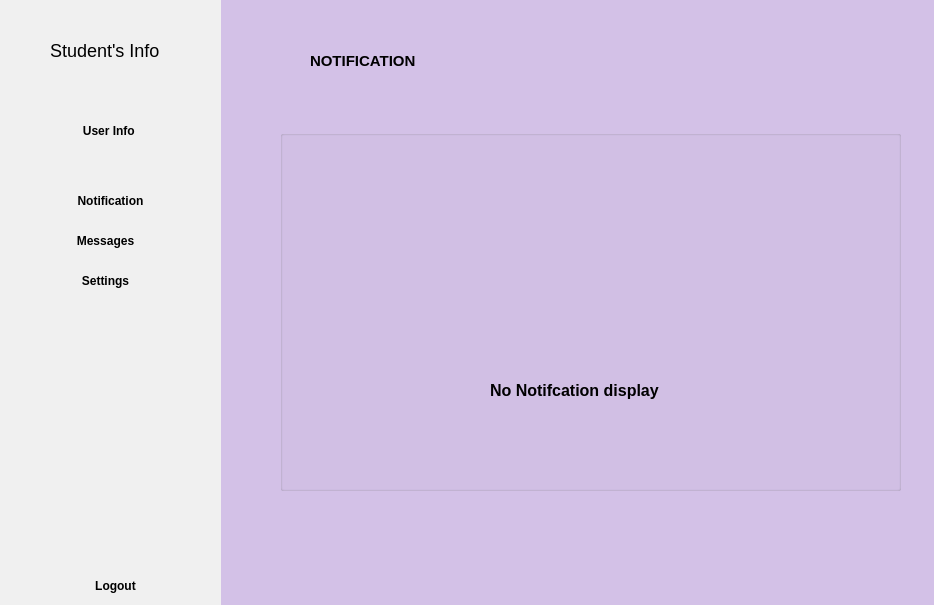
<?xml version="1.0" encoding="UTF-8"?>
<ui version="4.0">
 <class>Dialog</class>
 <widget class="QDialog" name="Dialog">
  <property name="geometry">
   <rect>
    <x>0</x>
    <y>0</y>
    <width>934</width>
    <height>605</height>
   </rect>
  </property>
  <property name="windowTitle">
   <string>Dialog</string>
  </property>
  <property name="styleSheet">
   <string notr="true">background-color: rgb(211, 193, 231);</string>
  </property>
  <widget class="QGroupBox" name="buttons_sidegroup">
   <property name="geometry">
    <rect>
     <x>0</x>
     <y>0</y>
     <width>221</width>
     <height>611</height>
    </rect>
   </property>
   <property name="styleSheet">
    <string notr="true">QGroupBox{
border: 0px;
	background-color: rgb(240, 240, 240);
}
QPushButton {
 
	color: black;
		background-color: rgb(240, 240, 240);
	
border: 0px solid;
border-radius : 2px;

}

QPushButton:hover {
	
	background-color: rgb(66, 24, 90);
	
	color:white;
}
</string>
   </property>
   <property name="title">
    <string/>
   </property>
   <widget class="QPushButton" name="upcoming_buttn">
    <property name="geometry">
     <rect>
      <x>-10</x>
      <y>90</y>
      <width>231</width>
      <height>81</height>
     </rect>
    </property>
    <property name="font">
     <font>
      <weight>75</weight>
      <italic>false</italic>
      <bold>true</bold>
     </font>
    </property>
    <property name="styleSheet">
     <string notr="true"/>
    </property>
    <property name="text">
     <string>  User Info</string>
    </property>
    <property name="icon">
     <iconset>
      <normaloff>photos/16671574911586787867.svg</normaloff>photos/16671574911586787867.svg</iconset>
    </property>
    <property name="iconSize">
     <size>
      <width>28</width>
      <height>50</height>
     </size>
    </property>
   </widget>
   <widget class="QPushButton" name="settings_buttn">
    <property name="geometry">
     <rect>
      <x>-10</x>
      <y>260</y>
      <width>231</width>
      <height>41</height>
     </rect>
    </property>
    <property name="font">
     <font>
      <weight>75</weight>
      <italic>false</italic>
      <bold>true</bold>
     </font>
    </property>
    <property name="layoutDirection">
     <enum>Qt::LeftToRight</enum>
    </property>
    <property name="styleSheet">
     <string notr="true"/>
    </property>
    <property name="text">
     <string>Settings</string>
    </property>
    <property name="icon">
     <iconset>
      <normaloff>photos/16945449851552644365.svg</normaloff>photos/16945449851552644365.svg</iconset>
    </property>
    <property name="iconSize">
     <size>
      <width>28</width>
      <height>50</height>
     </size>
    </property>
   </widget>
   <widget class="QPushButton" name="logout_buttn">
    <property name="geometry">
     <rect>
      <x>0</x>
      <y>560</y>
      <width>221</width>
      <height>51</height>
     </rect>
    </property>
    <property name="font">
     <font>
      <weight>75</weight>
      <italic>false</italic>
      <bold>true</bold>
     </font>
    </property>
    <property name="styleSheet">
     <string notr="true"/>
    </property>
    <property name="text">
     <string>   Logout</string>
    </property>
    <property name="icon">
     <iconset>
      <normaloff>photos/logout.svg</normaloff>photos/logout.svg</iconset>
    </property>
   </widget>
   <widget class="QPushButton" name="notification_buttn">
    <property name="geometry">
     <rect>
      <x>0</x>
      <y>180</y>
      <width>221</width>
      <height>41</height>
     </rect>
    </property>
    <property name="font">
     <font>
      <weight>75</weight>
      <italic>false</italic>
      <bold>true</bold>
     </font>
    </property>
    <property name="styleSheet">
     <string notr="true"/>
    </property>
    <property name="text">
     <string>Notification</string>
    </property>
    <property name="icon">
     <iconset>
      <normaloff>photos/13252117381571183079.svg</normaloff>photos/13252117381571183079.svg</iconset>
    </property>
    <property name="iconSize">
     <size>
      <width>30</width>
      <height>50</height>
     </size>
    </property>
   </widget>
   <widget class="QLabel" name="label">
    <property name="geometry">
     <rect>
      <x>50</x>
      <y>40</y>
      <width>121</width>
      <height>21</height>
     </rect>
    </property>
    <property name="styleSheet">
     <string notr="true">background-color: rgba(0,0,0,0%);
font: 18px;</string>
    </property>
    <property name="text">
     <string>Student's Info</string>
    </property>
   </widget>
   <widget class="QPushButton" name="settings_buttn_2">
    <property name="geometry">
     <rect>
      <x>-10</x>
      <y>220</y>
      <width>231</width>
      <height>41</height>
     </rect>
    </property>
    <property name="font">
     <font>
      <weight>75</weight>
      <italic>false</italic>
      <bold>true</bold>
     </font>
    </property>
    <property name="layoutDirection">
     <enum>Qt::LeftToRight</enum>
    </property>
    <property name="styleSheet">
     <string notr="true"/>
    </property>
    <property name="text">
     <string>Messages</string>
    </property>
    <property name="icon">
     <iconset>
      <normaloff>photos/1915618441595156106.svg</normaloff>photos/1915618441595156106.svg</iconset>
    </property>
    <property name="iconSize">
     <size>
      <width>28</width>
      <height>50</height>
     </size>
    </property>
   </widget>
  </widget>
  <widget class="QStackedWidget" name="stackedWidget">
   <property name="geometry">
    <rect>
     <x>230</x>
     <y>0</y>
     <width>711</width>
     <height>581</height>
    </rect>
   </property>
   <property name="styleSheet">
    <string notr="true">QPushButton {
 
	color: rgb(255, 255, 255);
	background-color: rgb(249, 168, 38);
border: 0px solid;
border-radius: 12px;
font: bold 14px;
}

QPushButton:hover {
	
	background-color: rgb(255, 215, 157);
	color: rgb(0, 0, 0);
}

QLineEdit {

border:0px solid rgb(37,45,56);
	background-color: rgb(240, 240, 240);
border-radius: bold 15px;
	color: rgb(0, 0, 0);
padding-left: 20px;
padding-right: 20px;
}

QLineEdit:hover {
border: 2px solid white;
}
</string>
   </property>
   <property name="currentIndex">
    <number>1</number>
   </property>
   <widget class="QWidget" name="UserInfo">
    <widget class="QLineEdit" name="name_edit">
     <property name="geometry">
      <rect>
       <x>110</x>
       <y>180</y>
       <width>201</width>
       <height>41</height>
      </rect>
     </property>
     <property name="styleSheet">
      <string notr="true"/>
     </property>
     <property name="text">
      <string/>
     </property>
     <property name="echoMode">
      <enum>QLineEdit::Normal</enum>
     </property>
     <property name="placeholderText">
      <string>Enter your name</string>
     </property>
    </widget>
    <widget class="QLabel" name="label_6">
     <property name="geometry">
      <rect>
       <x>110</x>
       <y>150</y>
       <width>91</width>
       <height>21</height>
      </rect>
     </property>
     <property name="font">
      <font>
       <family>Nirmala UI</family>
       <pointsize>10</pointsize>
       <weight>75</weight>
       <bold>true</bold>
      </font>
     </property>
     <property name="styleSheet">
      <string notr="true">color: rgb(94, 34, 127);
background-color: rgba(0,0,0,0%);</string>
     </property>
     <property name="text">
      <string>Fullname</string>
     </property>
    </widget>
    <widget class="QLineEdit" name="userID_edit">
     <property name="geometry">
      <rect>
       <x>350</x>
       <y>180</y>
       <width>201</width>
       <height>41</height>
      </rect>
     </property>
     <property name="styleSheet">
      <string notr="true"/>
     </property>
     <property name="text">
      <string/>
     </property>
     <property name="echoMode">
      <enum>QLineEdit::Normal</enum>
     </property>
     <property name="placeholderText">
      <string>Enter your ID</string>
     </property>
    </widget>
    <widget class="QLineEdit" name="email_edit">
     <property name="geometry">
      <rect>
       <x>110</x>
       <y>260</y>
       <width>201</width>
       <height>41</height>
      </rect>
     </property>
     <property name="styleSheet">
      <string notr="true"/>
     </property>
     <property name="text">
      <string/>
     </property>
     <property name="echoMode">
      <enum>QLineEdit::Normal</enum>
     </property>
     <property name="placeholderText">
      <string>example@gmail.com</string>
     </property>
    </widget>
    <widget class="QLabel" name="label_7">
     <property name="geometry">
      <rect>
       <x>110</x>
       <y>230</y>
       <width>121</width>
       <height>21</height>
      </rect>
     </property>
     <property name="font">
      <font>
       <family>Nirmala UI</family>
       <pointsize>10</pointsize>
       <weight>75</weight>
       <bold>true</bold>
      </font>
     </property>
     <property name="styleSheet">
      <string notr="true">color: rgb(94, 34, 127);
background-color: rgba(0,0,0,0%);</string>
     </property>
     <property name="text">
      <string>Email Address</string>
     </property>
    </widget>
    <widget class="QLabel" name="label_8">
     <property name="geometry">
      <rect>
       <x>360</x>
       <y>150</y>
       <width>81</width>
       <height>21</height>
      </rect>
     </property>
     <property name="font">
      <font>
       <family>Nirmala UI</family>
       <pointsize>10</pointsize>
       <weight>75</weight>
       <bold>true</bold>
      </font>
     </property>
     <property name="styleSheet">
      <string notr="true">color: rgb(94, 34, 127);
background-color: rgba(0,0,0,0%);</string>
     </property>
     <property name="text">
      <string>School ID</string>
     </property>
    </widget>
    <widget class="QLineEdit" name="phonenum_edit">
     <property name="geometry">
      <rect>
       <x>350</x>
       <y>360</y>
       <width>201</width>
       <height>41</height>
      </rect>
     </property>
     <property name="styleSheet">
      <string notr="true"/>
     </property>
     <property name="text">
      <string/>
     </property>
     <property name="echoMode">
      <enum>QLineEdit::Normal</enum>
     </property>
     <property name="placeholderText">
      <string>Enter your number</string>
     </property>
    </widget>
    <widget class="QLabel" name="label_9">
     <property name="geometry">
      <rect>
       <x>360</x>
       <y>230</y>
       <width>121</width>
       <height>21</height>
      </rect>
     </property>
     <property name="font">
      <font>
       <family>Nirmala UI</family>
       <pointsize>10</pointsize>
       <weight>75</weight>
       <bold>true</bold>
      </font>
     </property>
     <property name="styleSheet">
      <string notr="true">color: rgb(94, 34, 127);
background-color: rgba(0,0,0,0%);</string>
     </property>
     <property name="text">
      <string>Username</string>
     </property>
    </widget>
    <widget class="QLabel" name="label_10">
     <property name="geometry">
      <rect>
       <x>110</x>
       <y>330</y>
       <width>121</width>
       <height>21</height>
      </rect>
     </property>
     <property name="font">
      <font>
       <family>Nirmala UI</family>
       <pointsize>10</pointsize>
       <weight>75</weight>
       <bold>true</bold>
      </font>
     </property>
     <property name="styleSheet">
      <string notr="true">color: rgb(94, 34, 127);
background-color: rgba(0,0,0,0%);</string>
     </property>
     <property name="text">
      <string>Location</string>
     </property>
    </widget>
    <widget class="QLabel" name="label_11">
     <property name="geometry">
      <rect>
       <x>350</x>
       <y>330</y>
       <width>121</width>
       <height>21</height>
      </rect>
     </property>
     <property name="font">
      <font>
       <family>Nirmala UI</family>
       <pointsize>10</pointsize>
       <weight>75</weight>
       <bold>true</bold>
      </font>
     </property>
     <property name="styleSheet">
      <string notr="true">color: rgb(94, 34, 127);
background-color: rgba(0,0,0,0%);</string>
     </property>
     <property name="text">
      <string/>
     </property>
    </widget>
    <widget class="QLabel" name="label_13">
     <property name="geometry">
      <rect>
       <x>360</x>
       <y>330</y>
       <width>121</width>
       <height>21</height>
      </rect>
     </property>
     <property name="font">
      <font>
       <family>Nirmala UI</family>
       <pointsize>10</pointsize>
       <weight>75</weight>
       <bold>true</bold>
      </font>
     </property>
     <property name="styleSheet">
      <string notr="true">color: rgb(94, 34, 127);
background-color: rgba(0,0,0,0%);</string>
     </property>
     <property name="text">
      <string>Phone number</string>
     </property>
    </widget>
    <widget class="QLineEdit" name="username_edit">
     <property name="geometry">
      <rect>
       <x>350</x>
       <y>260</y>
       <width>201</width>
       <height>41</height>
      </rect>
     </property>
     <property name="styleSheet">
      <string notr="true"/>
     </property>
     <property name="text">
      <string/>
     </property>
     <property name="echoMode">
      <enum>QLineEdit::Normal</enum>
     </property>
     <property name="placeholderText">
      <string>choose a username</string>
     </property>
    </widget>
    <widget class="QPushButton" name="savechanges_buttn">
     <property name="geometry">
      <rect>
       <x>160</x>
       <y>490</y>
       <width>331</width>
       <height>41</height>
      </rect>
     </property>
     <property name="font">
      <font>
       <pointsize>-1</pointsize>
       <weight>75</weight>
       <italic>false</italic>
       <bold>true</bold>
      </font>
     </property>
     <property name="styleSheet">
      <string notr="true"/>
     </property>
     <property name="text">
      <string>Save Changes</string>
     </property>
    </widget>
    <widget class="QLabel" name="name_user">
     <property name="geometry">
      <rect>
       <x>50</x>
       <y>50</y>
       <width>171</width>
       <height>41</height>
      </rect>
     </property>
     <property name="font">
      <font>
       <family>Nirmala UI</family>
       <pointsize>12</pointsize>
       <weight>75</weight>
       <bold>true</bold>
      </font>
     </property>
     <property name="styleSheet">
      <string notr="true">color: rgb(94, 34, 127);
background-color: rgba(0,0,0,0%);</string>
     </property>
     <property name="text">
      <string>Edit Profile</string>
     </property>
    </widget>
    <widget class="QTextEdit" name="textEdit_location">
     <property name="geometry">
      <rect>
       <x>110</x>
       <y>360</y>
       <width>201</width>
       <height>81</height>
      </rect>
     </property>
    </widget>
    <zorder>name_edit</zorder>
    <zorder>userID_edit</zorder>
    <zorder>email_edit</zorder>
    <zorder>label_7</zorder>
    <zorder>label_8</zorder>
    <zorder>phonenum_edit</zorder>
    <zorder>label_9</zorder>
    <zorder>label_10</zorder>
    <zorder>label_11</zorder>
    <zorder>label_13</zorder>
    <zorder>username_edit</zorder>
    <zorder>savechanges_buttn</zorder>
    <zorder>name_user</zorder>
    <zorder>label_6</zorder>
    <zorder>textEdit_location</zorder>
   </widget>
   <widget class="QWidget" name="Notification">
    <widget class="QGroupBox" name="groupBox">
     <property name="geometry">
      <rect>
       <x>50</x>
       <y>130</y>
       <width>621</width>
       <height>361</height>
      </rect>
     </property>
     <property name="styleSheet">
      <string notr="true">background-color: rgba(0,0,0,0%)</string>
     </property>
     <property name="title">
      <string/>
     </property>
     <widget class="QLabel" name="label_4">
      <property name="geometry">
       <rect>
        <x>210</x>
        <y>240</y>
        <width>221</width>
        <height>41</height>
       </rect>
      </property>
      <property name="font">
       <font>
        <family>Nirmala UI</family>
        <pointsize>12</pointsize>
        <weight>75</weight>
        <italic>false</italic>
        <bold>true</bold>
       </font>
      </property>
      <property name="styleSheet">
       <string notr="true">background-color: rgba(0,0,0,0%);
</string>
      </property>
      <property name="text">
       <string>No Notifcation display</string>
      </property>
     </widget>
     <widget class="QLabel" name="label_5">
      <property name="geometry">
       <rect>
        <x>210</x>
        <y>70</y>
        <width>201</width>
        <height>181</height>
       </rect>
      </property>
      <property name="font">
       <font>
        <family>Nirmala UI</family>
        <pointsize>-1</pointsize>
        <weight>50</weight>
        <italic>false</italic>
        <bold>false</bold>
       </font>
      </property>
      <property name="styleSheet">
       <string notr="true">background-color: rgba(0,0,0,0%);
font: 18px;</string>
      </property>
      <property name="text">
       <string/>
      </property>
      <property name="pixmap">
       <pixmap>photos/10780069171545197271.svg</pixmap>
      </property>
      <property name="scaledContents">
       <bool>true</bool>
      </property>
     </widget>
    </widget>
    <widget class="QLabel" name="label_2">
     <property name="geometry">
      <rect>
       <x>40</x>
       <y>30</y>
       <width>31</width>
       <height>61</height>
      </rect>
     </property>
     <property name="styleSheet">
      <string notr="true">background-color: rgba(0,0,0,0%);
font: 18px;</string>
     </property>
     <property name="text">
      <string/>
     </property>
     <property name="pixmap">
      <pixmap>photos/13252117381571183079.svg</pixmap>
     </property>
    </widget>
    <widget class="QLabel" name="label_3">
     <property name="geometry">
      <rect>
       <x>80</x>
       <y>50</y>
       <width>131</width>
       <height>21</height>
      </rect>
     </property>
     <property name="font">
      <font>
       <family>Nirmala UI</family>
       <pointsize>11</pointsize>
       <weight>75</weight>
       <italic>false</italic>
       <bold>true</bold>
      </font>
     </property>
     <property name="styleSheet">
      <string notr="true">background-color: rgba(0,0,0,0%);
</string>
     </property>
     <property name="text">
      <string>NOTIFICATION</string>
     </property>
    </widget>
   </widget>
   <widget class="QWidget" name="Messages">
    <widget class="QGroupBox" name="groupBox_2">
     <property name="geometry">
      <rect>
       <x>60</x>
       <y>140</y>
       <width>621</width>
       <height>361</height>
      </rect>
     </property>
     <property name="styleSheet">
      <string notr="true">background-color: rgba(0,0,0,0%)</string>
     </property>
     <property name="title">
      <string/>
     </property>
     <widget class="QLabel" name="label_22">
      <property name="geometry">
       <rect>
        <x>200</x>
        <y>260</y>
        <width>221</width>
        <height>41</height>
       </rect>
      </property>
      <property name="font">
       <font>
        <family>Nirmala UI</family>
        <pointsize>12</pointsize>
        <weight>75</weight>
        <italic>false</italic>
        <bold>true</bold>
       </font>
      </property>
      <property name="styleSheet">
       <string notr="true">background-color: rgba(0,0,0,0%);
</string>
      </property>
      <property name="text">
       <string>No messages for you</string>
      </property>
     </widget>
     <widget class="QLabel" name="label_23">
      <property name="geometry">
       <rect>
        <x>210</x>
        <y>70</y>
        <width>201</width>
        <height>181</height>
       </rect>
      </property>
      <property name="font">
       <font>
        <family>Nirmala UI</family>
        <pointsize>-1</pointsize>
        <weight>50</weight>
        <italic>false</italic>
        <bold>false</bold>
       </font>
      </property>
      <property name="styleSheet">
       <string notr="true">background-color: rgba(0,0,0,0%);
font: 18px;</string>
      </property>
      <property name="text">
       <string/>
      </property>
      <property name="pixmap">
       <pixmap>photos/1915618441595156106.svg</pixmap>
      </property>
      <property name="scaledContents">
       <bool>true</bool>
      </property>
     </widget>
    </widget>
    <widget class="QLabel" name="label_24">
     <property name="geometry">
      <rect>
       <x>70</x>
       <y>50</y>
       <width>41</width>
       <height>31</height>
      </rect>
     </property>
     <property name="font">
      <font>
       <family>Nirmala UI</family>
       <pointsize>12</pointsize>
       <weight>75</weight>
       <italic>false</italic>
       <bold>true</bold>
      </font>
     </property>
     <property name="styleSheet">
      <string notr="true">background-color: rgba(0,0,0,0%);
</string>
     </property>
     <property name="text">
      <string/>
     </property>
     <property name="pixmap">
      <pixmap>photos/6796998061529659197.svg</pixmap>
     </property>
    </widget>
    <widget class="QLabel" name="label_25">
     <property name="geometry">
      <rect>
       <x>100</x>
       <y>50</y>
       <width>91</width>
       <height>31</height>
      </rect>
     </property>
     <property name="font">
      <font>
       <family>Nirmala UI</family>
       <pointsize>12</pointsize>
       <weight>75</weight>
       <bold>true</bold>
      </font>
     </property>
     <property name="styleSheet">
      <string notr="true">background-color: rgba(0,0,0,0%);
</string>
     </property>
     <property name="text">
      <string>Messages</string>
     </property>
    </widget>
   </widget>
  </widget>
 </widget>
 <resources/>
 <connections/>
</ui>
